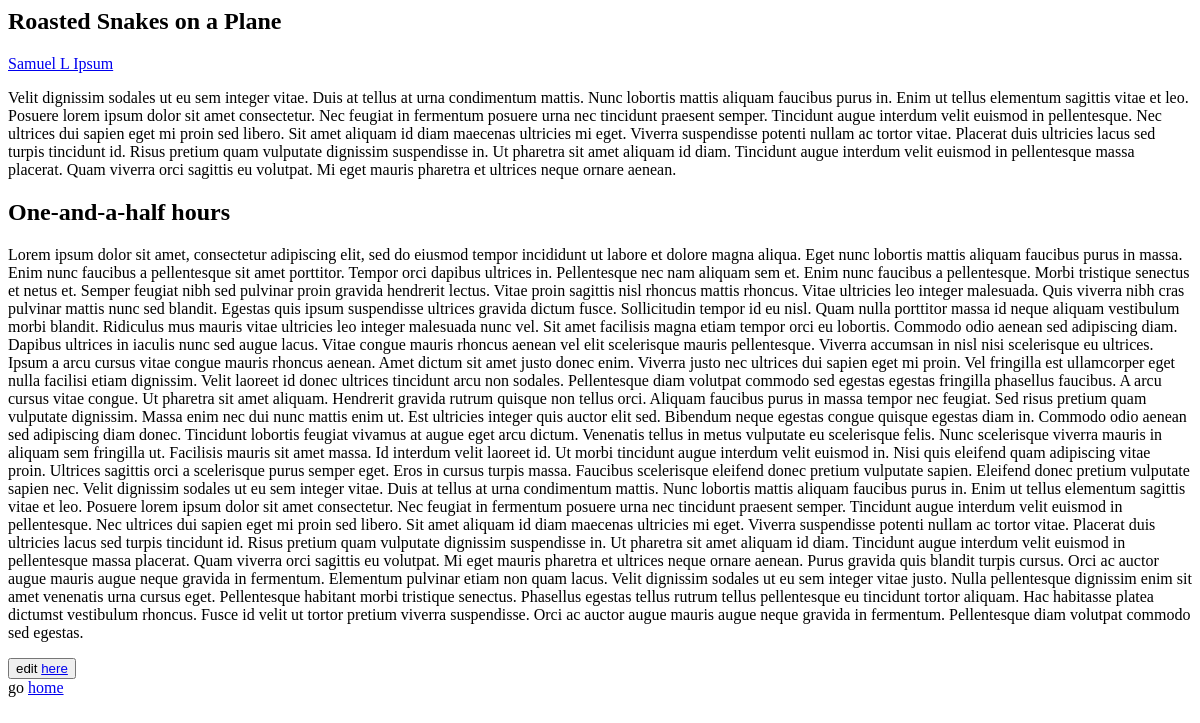
/recipe/1/, run on an earlier commit of the app's database.
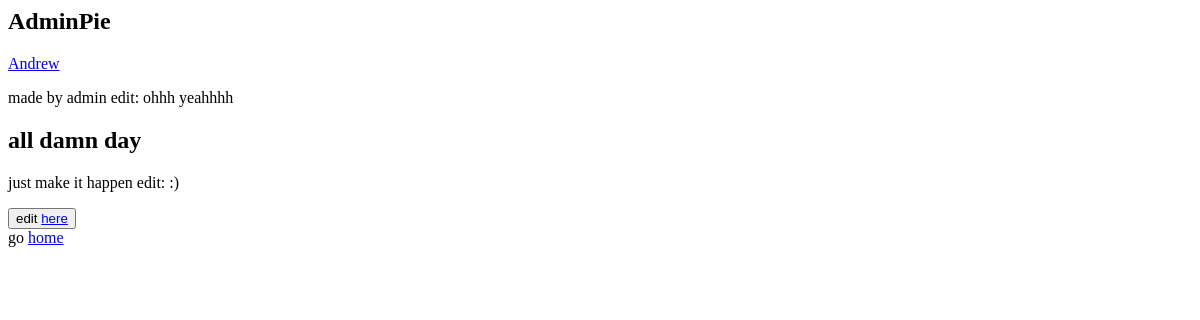
And on a later commit of the database.
### recipe_box_app/models.py (models this page shows, shortened)
class Recipe(models.Model):
    title = models.CharField(max_length=50)
    author = models.ForeignKey(Author, on_delete=models.CASCADE)
    description = models.TextField()
    time_required = models.CharField(max_length=50)
    instructions = models.TextField()

class Author(models.Model):
    name = models.CharField(max_length=80)
    bio = models.TextField()
    user = models.OneToOneField(User, on_delete=models.CASCADE)
    favorites = models.ManyToManyField('Recipe', blank=True, related_name='favorite_recipes')

### recipe_box_app/views.py (the view)
# urls.py: path('recipe/<int:recipe_id>/', views.recipe_view),
def recipe_view(request, recipe_id):
    all_recipes = Recipe.objects.filter(id=recipe_id).first()
    return render(request, "recipes.html", {"recipes": all_recipes,
                                            "post": all_recipes})

### templates/recipes.html (shortened to what this page needs)
{% if not recipes %}
    <h1>The recipe you're looking for isn't here.</h1>
{% else %}
    <h2>{{ recipes.title }}</h2>
    <p><a href="/author/{{ recipes.author.id }}">{{ recipes.author.name }}</a></p>
    <p>{{ recipes.description }}</p>
    <h2>{{ recipes.time_required }}</h2>
    <p>{{ recipes.instructions }}</p>
    <button>edit <a href="/edit/{{recipes.id}}/">here</a></button>
{% endif %}
<span>go <a href="/">home</a></span>

What changed in the data, as far as the page shows it:
changed Recipe: title "Roasted Snakes on a Plane" → "AdminPie"; author.name "Samuel L Ipsum" → "Andrew"; description "Velit dignissim sodales ut eu sem integer vitae. Duis at tellus at urna condimentum mattis. Nunc lobortis mattis aliquam faucibus purus in. Enim ut tellus elementum sagittis vitae et leo. Posuere lorem ipsum dolor sit amet consectetur. Nec feugiat in fermentum posuere urna nec tincidunt praesent semper. Tincidunt augue interdum velit euismod in pellentesque. Nec ultrices dui sapien eget mi proin sed libero. Sit amet aliquam id diam maecenas ultricies mi eget. Viverra suspendisse potenti nullam ac tortor vitae. Placerat duis ultricies lacus sed turpis tincidunt id. Risus pretium quam vulputate dignissim suspendisse in. Ut pharetra sit amet aliquam id diam. Tincidunt augue interdum velit…" → "made by admin edit: ohhh yeahhhh"; time_required "One-and-a-half hours" → "all damn day"; instructions "Lorem ipsum dolor sit amet, consectetur adipiscing elit, sed do eiusmod tempor incididunt ut labore et dolore magna aliqua. Eget nunc lobortis mattis aliquam faucibus purus in massa. Enim nunc faucibus a pellentesque sit amet porttitor. Tempor orci dapibus ultrices in. Pellentesque nec nam aliquam sem et. Enim nunc faucibus a pellentesque. Morbi tristique senectus et netus et. Semper feugiat nibh sed pulvinar proin gravida hendrerit lectus. Vitae proin sagittis nisl rhoncus mattis rhoncus. Vitae ultricies leo integer malesuada. Quis viverra nibh cras pulvinar mattis nunc sed blandit. Egestas quis ipsum suspendisse ultrices gravida dictum fusce. Sollicitudin tempor id eu nisl. Quam nulla…" → "just make it happen edit: :)"
